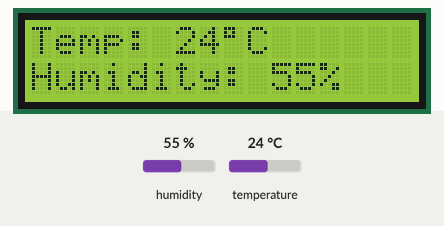
A sketch run on a simulated Arduino Uno, built with avr-gcc and run on an emulated ATmega328P. Shown: 16×2 character LCD. Inputs (shaded band) come from the test bench; at power-on: humidity 55 %, temperature 24 °C.

Above: at 5.6 s.
5.7 s: humidity set to 22 %
At 11.1 s:
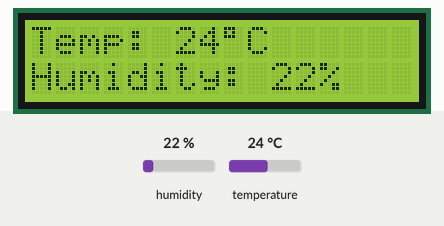
13.2 s: temperature set to 12 °C
At 16.0 s:
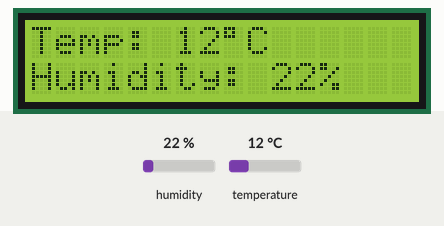
20.7 s: humidity set to 40 %
At 25.8 s:
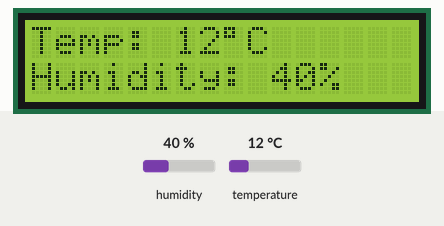
28.2 s: temperature set to 19 °C
At 30.6 s:
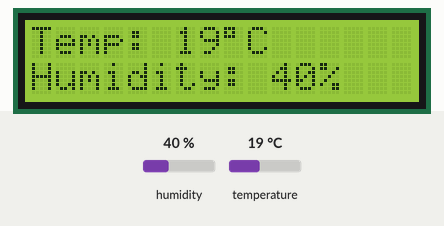
Timing chart, 0 to 32.1 s (numbered marks = the images above; inputs shaded):
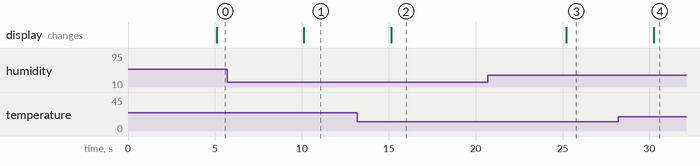

The sketch:

Temp_and_Hum_with_LCD.ino
```cpp
#include <Adafruit_Sensor.h>
#include <DHT.h>
#include <DHT_U.h>
#include <LiquidCrystal.h>

#define DHTPIN 7          // Digital pin connected to the DHT sensor
#define DHTTYPE DHT11     // DHT 11

DHT dht(DHTPIN, DHTTYPE);
LiquidCrystal lcd(12, 11, 10, 2, 3, 4, 5);

 volatile unsigned char *myUCSR0A = (unsigned char *)0x00C0;
 volatile unsigned char *myUCSR0B = (unsigned char *)0x00C1;
 volatile unsigned char *myUCSR0C = (unsigned char *)0x00C2;
 volatile unsigned int  *myUBRR0  = (unsigned int *) 0x00C4;

void setup() {
  U0init(9600);
  // Initialize device.
  dht.begin();
  lcd.begin(16,2);
}

void loop() {
  // Delay between measurements.
  delay(5000);
  // Get temperature event and print its value.
  float temp_c = dht.readTemperature();
  float humidity = dht.readHumidity();

  LCDdisplay(temp_c,humidity);
}

void U0init(unsigned int U0baud)
{
 unsigned long FCPU = 16000000;
 unsigned int tbaud;
 tbaud = (FCPU / 16 / U0baud - 1);
 // Same as (FCPU / (16 * U0baud)) - 1;
 *myUCSR0A = 0x20;
 *myUCSR0B = 0x18;
 *myUCSR0C = 0x06;
 *myUBRR0  = tbaud;
}


void LCDdisplay(int temp, int hum)
{
  lcd.clear();
  lcd.setCursor(0,0);

  lcd.print("Temp: ");
  lcd.print(temp);
  lcd.print(char(223));
  lcd.print("C");

  lcd.setCursor(0,1);

  lcd.print("Humidity: ");
  lcd.print(hum);
  lcd.write("% ");
}
```

Measured:
- after the input at 5.7 s, the display: changes after 4.4 s (image 1)
- after the input at 13.2 s, the display: changes after 1.9 s (image 2)
- after the input at 20.7 s, the display: changes after 4.5 s (image 3)
- after the input at 28.2 s, the display: changes after 2.0 s (image 4)
